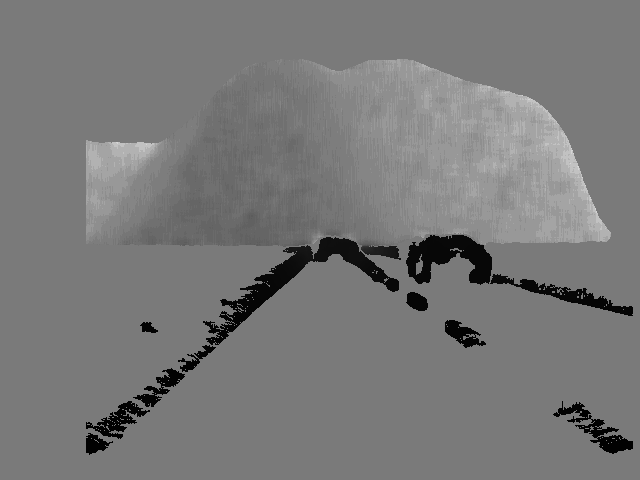
#> input picture CV/3/depth_img.png, 640 x 480 px
$ python -i opencv_cannyFunction.py   (imports and definitions only)
#> lines starting #> are read from the running program, lines starting #| are printed output that depends on the picture; after the words box and inside, x2 and y2 are one past the last pixel; in counts of white or black regions, pixels touching at a corner belong together
import numpy as np
import cv2
import matplotlib.pyplot as plt

def CannyFunction(img):
    img_copy = np.copy(img)
    image_copy = cv2.cvtColor(img_copy, cv2.COLOR_BGR2RGB)
    gray = cv2.cvtColor(image_copy,cv2.COLOR_RGB2GRAY)
    lower = 120
    upper = 240
    edge = cv2.Canny(gray, lower, upper)
    plt.subplot(2, 2, 1), plt.imshow(edge, 'gray'), plt.title('opencv_Canny')
    plt.show()

>>> import cv2
>>> picture = cv2.imread('../3/depth_img.png')
#> picture is the input picture: shape (480, 640, 3); min 1, max 213, mean 120.6
>>> result = CannyFunction(picture)
#> in CannyFunction, `edge = cv2.Canny(gray, lower, upper)`:
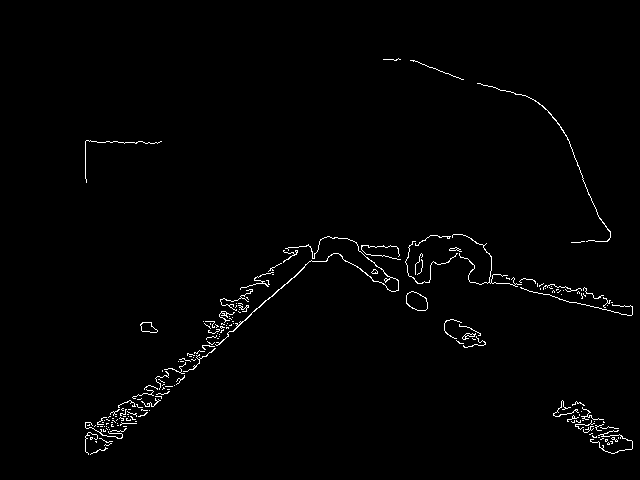
#> edge: shape (480, 640); 1.2% white in thin lines or dots, all inside (x1, y1, x2, y2) = (85, 58, 633, 455)
